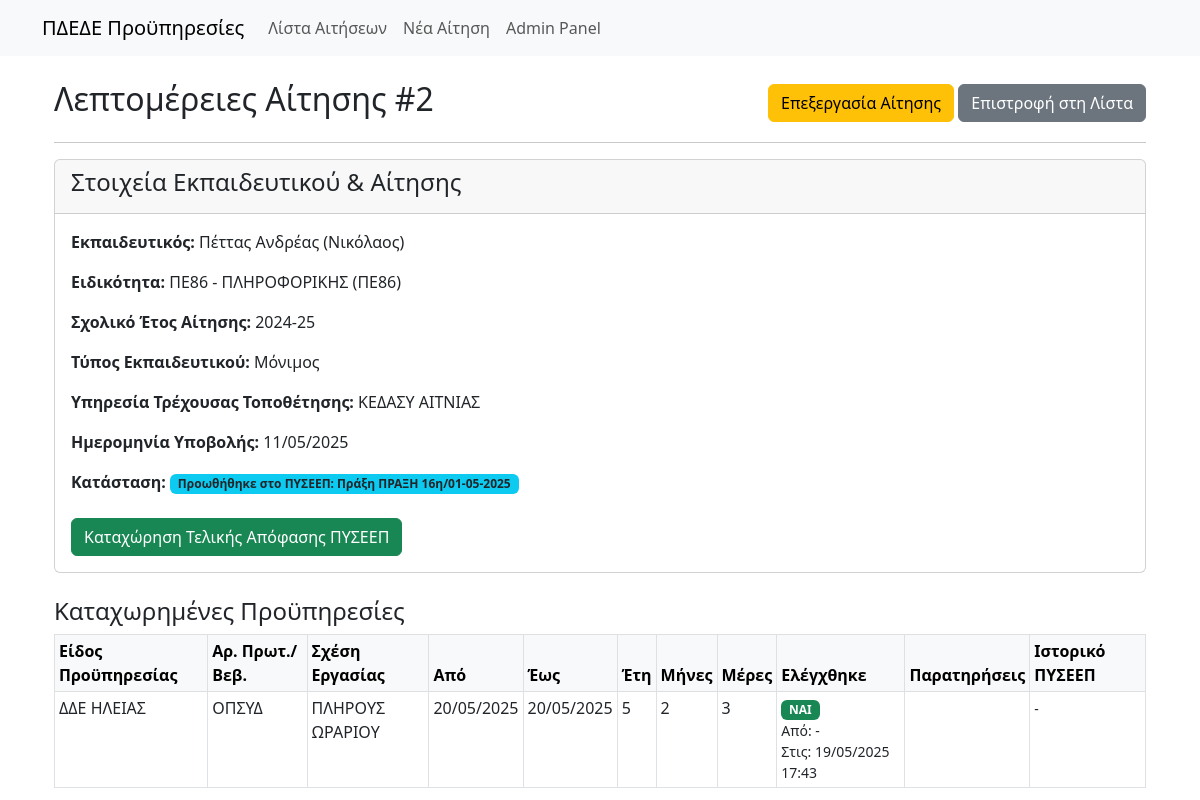
Screenshot of /app/aitisi/2/ (signed in) with the database file from the repository.
### proypiresies_app/models.py (models this page shows, shortened)
class Aitisi(models.Model):
    TYPOI_EKPAIDEFTIKOU_CHOICES = [
        ('MONIMOS', 'Μόνιμος'),
        ('ANAPLIROTIS', 'Αναπληρωτής'),
    ]
    ekpaideftikos = models.ForeignKey(
        Ekpaideftikos,
        on_delete=models.CASCADE, # Αν διαγραφεί ο εκπαιδευτικός, διαγράφονται και οι αιτήσεις του
        verbose_name="Εκπαιδευτικός"
    )
    ypiresia_trexousas_topothetisis = models.ForeignKey(
        Ypiresia,
        on_delete=models.PROTECT,
        verbose_name="Υπηρεσία Τρέχουσας Τοποθέτησης"
    )
    sxoliko_etos = models.CharField(max_length=9, verbose_name="Σχολικό Έτος (π.χ. 2024-25)") # π.χ. 2023-24
    typos_ekpaideftikou = models.CharField(
        max_length=20,
        choices=TYPOI_EKPAIDEFTIKOU_CHOICES,
        verbose_name="Τύπος Εκπαιδευτικού"
    )
    imerominia_ypovolis = models.DateField(
        blank=True,
        null=True,
        verbose_name="Ημερομηνία Υποβολής Αίτησης"
    )
    arxeio_aitisis_pdf = models.FileField(
        upload_to='aitiseis_pdf/%Y/%m/', # Θα δημιουργήσει υποφακέλους ανά έτος/μήνα
        blank=True,
        null=True,
        verbose_name="Αρχείο Αίτησης (PDF)"
    )
    se_anamoni = models.BooleanField(
        default=False,
        verbose_name="Σε Αναμονή Δικαιολογητικών"
    )
    pyseep_proothisis = models.ForeignKey(
        PYSEEP,
        on_delete=models.SET_NULL, # Αν διαγραφεί το ΠΥΣΕΕΠ, το πεδίο γίνεται null
        blank=True,
        null=True,
        related_name='aitiseis_proothisis',
        verbose_name="Έτοιμη για ΠΥΣΕΕΠ (Προώθηση)"
    )
    pyseep_teliki_apofasi = models.ForeignKey(
        PYSEEP,
        on_delete=models.SET_NULL,
        blank=True,
        null=True,
        related_name='aitiseis_telikes_apofaseis',
        verbose_name="Τελική Απόφαση από ΠΥΣΕΕΠ"
    )
    created_at = models.DateTimeField(auto_now_add=True, verbose_name="Ημερομηνία Δημιουργίας")
    updated_at = models.DateTimeField(auto_now=True, verbose_name="Ημερομηνία Ενημέρωσης")
    class Meta:
        verbose_name = "Αίτηση Αναγνώρισης Προϋπηρεσίας"
        verbose_name_plural = "Αιτήσεις Αναγνώρισης Προϋπηρεσιών"
        ordering = ['-created_at']

class Ekpaideftikos(models.Model):
    onoma = models.CharField(max_length=100, verbose_name="Όνομα")
    eponymo = models.CharField(max_length=100, verbose_name="Επώνυμο")
    patronymo = models.CharField(max_length=100, verbose_name="Πατρώνυμο")
    eidikotita = models.ForeignKey(
        Eidikotita,
        on_delete=models.PROTECT, # Προστασία για να μην διαγραφεί ειδικότητα αν χρησιμοποιείται
        verbose_name="Ειδικότητα"
    )
    tilefono = models.CharField(max_length=20, blank=True, null=True, verbose_name="Τηλέφωνο")
    email = models.EmailField(blank=True, null=True, verbose_name="Email")
    class Meta:
        verbose_name = "Εκπαιδευτικός"
        verbose_name_plural = "Εκπαιδευτικοί"
        unique_together = [['onoma', 'eponymo', 'patronymo', 'eidikotita']]
        ordering = ['eponymo', 'onoma']

class Eidikotita(models.Model):
    eidikotita_pliris = models.CharField(
        max_length=255,
        unique=True,
        verbose_name="Πλήρης Ονομασία Ειδικότητας"
    )
    eidikotita_sintomi = models.CharField(
        max_length=50,
        verbose_name="Σύντομη Ονομασία Ειδικότητας (π.χ. ΔΕ1)"
    )
    class Meta:
        verbose_name = "Ειδικότητα"
        verbose_name_plural = "Ειδικότητες"
        ordering = ['eidikotita_sintomi']

class Ypiresia(models.Model):
    onomasia = models.CharField(max_length=255, unique=True, verbose_name="Ονομασία Υπηρεσίας")
    class Meta:
        verbose_name = "Υπηρεσία Τοποθέτησης/Υπηρέτησης"
        verbose_name_plural = "Υπηρεσίες Τοποθέτησης/Υπηρέτησης"
        ordering = ['onomasia']

class PYSEEP(models.Model):
    arithmos_praxis = models.CharField(max_length=50, verbose_name="Αριθμός Πράξης ΠΥΣΕΕΠ")
    imerominia_praxis = models.DateField(verbose_name="Ημερομηνία Πράξης ΠΥΣΕΕΠ")
    def __str__(self):
        return f"Πράξη {self.arithmos_praxis}/{self.imerominia_praxis.strftime('%d-%m-%Y')}"
    class Meta:
        verbose_name = "Πράξη ΠΥΣΕΕΠ"
        verbose_name_plural = "Πράξεις ΠΥΣΕΕΠ"
        unique_together = [['arithmos_praxis', 'imerominia_praxis']]
        ordering = ['-imerominia_praxis', 'arithmos_praxis']

class Proypiresia(models.Model):
    aitisi = models.ForeignKey(
        Aitisi,
        on_delete=models.CASCADE, # Αν διαγραφεί η αίτηση, διαγράφονται και οι προϋπηρεσίες της
        related_name='proypiresies',
        verbose_name="Αίτηση"
    )
    eidos_proypiresias = models.ForeignKey(
        EidosProypiresias,
        on_delete=models.PROTECT, # Να μην μπορεί να διαγραφεί αν χρησιμοποιείται
        verbose_name="Είδος Προϋπηρεσίας (από λίστα)"
    )
    arithmos_protokollou_vevaiosis = models.CharField(
        max_length=100,
        default="ΟΠΣΥΔ",
        verbose_name="Αρ. Πρωτοκόλλου/Βεβ. Προϋπηρεσίας"
    )
    sxesi_ergasias = models.ForeignKey(
        SxesiErgasias,
        on_delete=models.PROTECT, # Να μην μπορεί να διαγραφεί αν χρησιμοποιείται
        verbose_name="Σχέση Εργασίας (από λίστα)"
    )
    xroniko_diastima_apo = models.DateField(verbose_name="Χρονικό Διάστημα ΑΠΟ")
    xroniko_diastima_eos = models.DateField(verbose_name="Χρονικό Διάστημα ΕΩΣ")
    eti_proypiresias = models.PositiveIntegerField(default=0, verbose_name="Έτη")
    mines_proypiresias = models.PositiveIntegerField(default=0, verbose_name="Μήνες")
    meres_proypiresias = models.PositiveIntegerField(default=0, verbose_name="Μέρες")
    paratiriseis = models.TextField(blank=True, null=True, verbose_name="Παρατηρήσεις")
    esoterikes_simeioseis = models.TextField(blank=True, null=True, verbose_name="Εσωτερικές Σημειώσεις")
    elegxthike = models.BooleanField(default=False, verbose_name="Ελέγχθηκε")
    elegxthike_pote = models.DateTimeField(
        blank=True,
        null=True,
        verbose_name="Ελέγχθηκε στις"
    )
    elegxthike_apo = models.ForeignKey(
        User,
        on_delete=models.SET_NULL,
        blank=True,
        null=True,
        related_name='elegxmenes_proypiresies',
        verbose_name="Ελέγχθηκε από"
    )
    paravlepsi = models.BooleanField(default=False, verbose_name="Παράβλεψη (δεν υπολογίζεται)")
    class Meta:
        verbose_name = "Καταχωρημένη Προϋπηρεσία"
        verbose_name_plural = "Καταχωρημένες Προϋπηρεσίες"
        ordering = ['aitisi', 'xroniko_diastima_apo']

class EidosProypiresias(models.Model):
    perigrafi = models.CharField(max_length=255, unique=True, verbose_name="Περιγραφή Είδους Προϋπηρεσίας")
    class Meta:
        verbose_name = "Είδος Προϋπηρεσίας"
        verbose_name_plural = "Είδη Προϋπηρεσιών"
        ordering = ['perigrafi']

class SxesiErgasias(models.Model):
    perigrafi = models.CharField(max_length=100, unique=True, verbose_name="Περιγραφή Σχέσης Εργασίας")
    class Meta:
        verbose_name = "Σχέση Εργασίας"
        verbose_name_plural = "Σχέσεις Εργασίας"
        ordering = ['perigrafi']

### proypiresies_app/views.py (the view)
# urls.py: path('aitisi/<int:pk>/', views.AitisiDetailView.as_view(), name='aitisi_detail'),
class AitisiDetailView(LoginRequiredMixin, DetailView):
    model = Aitisi
    template_name = 'proypiresies_app/aitisi_detail.html' # Δημιουργήστε αυτό το template
    context_object_name = 'aitisi'
    def get_context_data(self, **kwargs):
        context = super().get_context_data(**kwargs)
        context['proypiresies'] = self.object.proypiresies.filter(paravlepsi=False).order_by('xroniko_diastima_apo')
        proypiresia_ids = self.object.proypiresies.values_list('id', flat=True)
        history = ProypiresiaPyseepHistory.objects.filter(proypiresia_id__in=proypiresia_ids).select_related('pyseep_apofasis').order_by('proypiresia_id', '-imerominia_egkrisis_apo_pyseep')
        context['proypiresia_history'] = {
            proy_id: [h for h in history if h.proypiresia_id == proy_id]
            for proy_id in proypiresia_ids
        }
        return context

### proypiresies_app/templatetags/proypiresies_extras.py (called while the page is built)
@register.filter(name='get_item')
def get_item(dictionary, key):
    return dictionary.get(key)

### proypiresies_app/templates/proypiresies_app/aitisi_detail.html (shortened to what this page needs)
{% extends "proypiresies_app/base.html" %}
{% load static %}
{% load proypiresies_extras %}
{% block content %}
<div class="container mt-4">
    <div class="d-flex justify-content-between align-items-center mb-3">
        <h2>Λεπτομέρειες Αίτησης #{{ aitisi.id }}</h2>
        <div>
            <a href="{% url 'proypiresies_app:aitisi_update' aitisi.pk %}" class="btn btn-warning">Επεξεργασία Αίτησης</a>
            <a href="{% url 'proypiresies_app:aitisi_list' %}" class="btn btn-secondary">Επιστροφή στη Λίστα</a>
        </div>
    </div>
    <hr>
    <div class="card mb-4">
        <div class="card-header">
            <h4>Στοιχεία Εκπαιδευτικού & Αίτησης</h4>
        </div>
        <div class="card-body">
            <p><strong>Εκπαιδευτικός:</strong> {{ aitisi.ekpaideftikos.eponymo }} {{ aitisi.ekpaideftikos.onoma }} ({{ aitisi.ekpaideftikos.patronymo }})</p>
            <p><strong>Ειδικότητα:</strong> {{ aitisi.ekpaideftikos.eidikotita.eidikotita_pliris }} ({{ aitisi.ekpaideftikos.eidikotita.eidikotita_sintomi }})</p>
            <p><strong>Σχολικό Έτος Αίτησης:</strong> {{ aitisi.sxoliko_etos }}</p>
            <p><strong>Τύπος Εκπαιδευτικού:</strong> {{ aitisi.get_typos_ekpaideftikou_display }}</p>
            <p><strong>Υπηρεσία Τρέχουσας Τοποθέτησης:</strong> {{ aitisi.ypiresia_trexousas_topothetisis.onomasia }}</p>
            <p><strong>Ημερομηνία Υποβολής:</strong> {{ aitisi.imerominia_ypovolis|date:"d/m/Y"|default:"Δεν έχει οριστεί" }}</p>
            <p><strong>Κατάσταση:</strong>
                {% if aitisi.se_anamoni %}
                    <span class="badge bg-warning text-dark">Σε Αναμονή Δικαιολογητικών</span>
                {% elif aitisi.pyseep_proothisis and not aitisi.pyseep_teliki_apofasi %}
                    <span class="badge bg-info text-dark">Προωθήθηκε στο ΠΥΣΕΕΠ: {{ aitisi.pyseep_proothisis }}</span>
                {% elif aitisi.pyseep_teliki_apofasi %}
                    <span class="badge bg-success">Τελική Απόφαση ΠΥΣΕΕΠ: {{ aitisi.pyseep_teliki_apofasi }}</span>
                {% else %}
                    <span class="badge bg-secondary">Νέα Αίτηση</span>
                {% endif %}
            </p>
            {% if not aitisi.pyseep_teliki_apofasi and aitisi.pyseep_proothisis %}
                <a href="{% url 'proypiresies_app:aitisi_teliki_egkrisi' aitisi.pk %}" class="btn btn-success mt-2">Καταχώρηση Τελικής Απόφασης ΠΥΣΕΕΠ</a>
            {% endif %}
        </div>
    </div>
    <h4>Καταχωρημένες Προϋπηρεσίες</h4>
    {% if proypiresies %}
        <table class="table table-bordered table-sm">
            <thead class="table-light">
                <tr>
                    <th>Είδος Προϋπηρεσίας</th>
                    <th>Αρ. Πρωτ./Βεβ.</th>
                    <th>Σχέση Εργασίας</th>
                    <th>Από</th>
                    <th>Έως</th>
                    <th>Έτη</th>
                    <th>Μήνες</th>
                    <th>Μέρες</th>
                    <th>Ελέγχθηκε</th>
                    <th>Παρατηρήσεις</th>
                    <th>Ιστορικό ΠΥΣΕΕΠ</th>
                </tr>
            </thead>
            <tbody>
                {% for proy in proypiresies %}
                <tr>
                    <td>{{ proy.eidos_proypiresias.perigrafi }}</td>
                    <td>{{ proy.arithmos_protokollou_vevaiosis }}</td>
                    <td>{{ proy.sxesi_ergasias.perigrafi }}</td>
                    <td>{{ proy.xroniko_diastima_apo|date:"d/m/Y" }}</td>
                    <td>{{ proy.xroniko_diastima_eos|date:"d/m/Y" }}</td>
                    <td>{{ proy.eti_proypiresias }}</td>
                    <td>{{ proy.mines_proypiresias }}</td>
                    <td>{{ proy.meres_proypiresias }}</td>
                    <td>
                        {% if proy.elegxthike %}
                            <span class="badge bg-success">ΝΑΙ</span>
                            <small class="d-block">Από: {{ proy.elegxthike_apo.username|default:"-" }}</small>
                            <small class="d-block">Στις: {{ proy.elegxthike_pote|date:"d/m/Y H:i"|default:"-" }}</small>
                        {% else %}
                            <span class="badge bg-danger">ΟΧΙ</span>
                        {% endif %}
                    </td>
                    <td>{{ proy.paratiriseis|default_if_none:"" }}</td>
                    <td>
                        {% with history_entries=proypiresia_history|get_item:proy.id %}
                            {% if history_entries %}
                                <ul class="list-unstyled mb-0">
                                {% for entry in history_entries %}
                                    <li><small>{{ entry.pyseep_apofasis }} ({{ entry.imerominia_egkrisis_apo_pyseep|date:"d/m/Y" }})</small></li>
                                {% endfor %}
                                </ul>
                            {% else %}
                                <small>-</small>
                            {% endif %}
                        {% endwith %}
                    </td>
                </tr>
                {% endfor %}
            </tbody>
        </table>
    {% else %}
        <p>Δεν έχουν καταχωρηθεί προϋπηρεσίες για αυτή την αίτηση που να μην έχουν παραβλεφθεί.</p>
    {% endif %}
</div>
{% endblock %}

### rows the page displays
Aitisi: id "2", ekpaideftikos.eponymo "Πέττας", ekpaideftikos.onoma "Ανδρέας", ekpaideftikos.patronymo "Νικόλαος", ekpaideftikos.eidikotita.eidikotita_pliris "ΠΕ86 - ΠΛΗΡΟΦΟΡΙΚΗΣ", ekpaideftikos.eidikotita.eidikotita_sintomi "ΠΕ86", sxoliko_etos "2024-25", typos_ekpaideftikou "Μόνιμος", ypiresia_trexousas_topothetisis.onomasia "ΚΕΔΑΣΥ ΑΙΤΝΙΑΣ", imerominia_ypovolis "11/05/2025", pyseep_proothisis "Πράξη ΠΡΑΞΗ 16η/01-05-2025"
Proypiresia: eidos_proypiresias.perigrafi "ΔΔΕ ΗΛΕΙΑΣ", arithmos_protokollou_vevaiosis "ΟΠΣΥΔ", sxesi_ergasias.perigrafi "ΠΛΗΡΟΥΣ ΩΡΑΡΙΟΥ", xroniko_diastima_apo "20/05/2025", xroniko_diastima_eos "20/05/2025", eti_proypiresias "5", mines_proypiresias "2", meres_proypiresias "3", elegxthike_apo.username "-", elegxthike_pote "19/05/2025 17:43"
